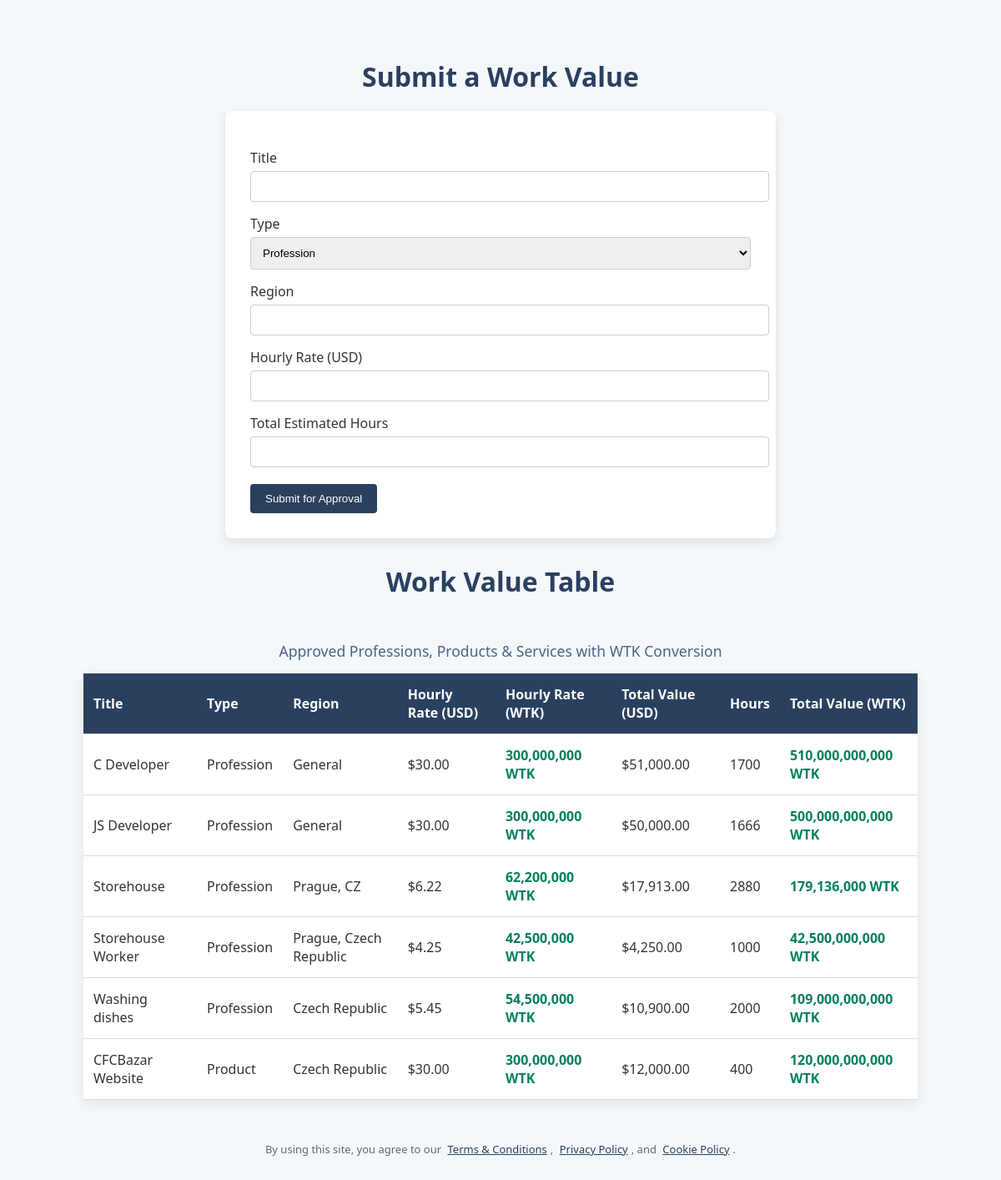
The page /work_value.php on the database its author committed.
### tables this page shows
CREATE TABLE `work_value` (
  `id` int(11) NOT NULL,
  `title` varchar(100) DEFAULT NULL,
  `type` enum('profession','product','service') DEFAULT NULL,
  `hourly_usd` decimal(10,2) DEFAULT NULL,
  `hourly_wtk` bigint(20) DEFAULT NULL,
  `hours` int(11) DEFAULT NULL,
  `total_usd` decimal(12,2) DEFAULT NULL,
  `total_wtk` bigint(20) DEFAULT NULL,
  `status` enum('pending','approved','denied') DEFAULT 'pending',
  `region` varchar(100) DEFAULT ''
);

### work_value.php (the view, shortened to what this page needs)
<?php
require 'config.php';
$query = $conn->query("
    SELECT *
      FROM work_value
     WHERE status = 'approved'
  ORDER BY type, title
");
?>
<!DOCTYPE html>
<html lang="en">
<head>
</head>
<body>
  <h1>Submit a Work Value</h1>
  <div class="container">
    <form method="POST">
      <label for="title">Title</label>
      <input type="text" name="title" id="title" required />
      <label for="type">Type</label>
      <select name="type" id="type" required>
        <option value="profession">Profession</option>
      </select>
      <label for="region">Region</label>
      <input type="text" name="region" id="region" required />
      <label for="hourly_usd">Hourly Rate (USD)</label>
      <input type="number" step="0.01" name="hourly_usd" id="hourly_usd" required />
      <label for="hours">Total Estimated Hours</label>
      <input type="number" name="hours" id="hours" required />
      <button type="submit">Submit for Approval</button>
    </form>
  </div>
  <h1>Work Value Table</h1>
  <table>
    <caption>Approved Professions, Products & Services with WTK Conversion</caption>
    <tr>
      <th>Title</th>
      <th>Type</th>
      <th>Region</th>
      <th>Hourly Rate (USD)</th>
      <th>Hourly Rate (WTK)</th>
      <th>Total Value (USD)</th>
      <th>Hours</th>
      <th>Total Value (WTK)</th>
    </tr>
    <?php while ($row = $query->fetch_assoc()): ?>
    <tr>
      <td><?= htmlspecialchars($row['title']) ?></td>
      <td><?= ucfirst($row['type']) ?></td>
      <td><?= htmlspecialchars($row['region']) ?></td>
      <td>$<?= number_format($row['hourly_usd'], 2) ?></td>
      <td><?= number_format($row['hourly_wtk']) ?> WTK</td>
      <td>$<?= number_format($row['total_usd'],   2) ?></td>
      <td><?= $row['hours'] ?></td>
      <td><?= number_format($row['total_wtk'])  ?> WTK</td>
    </tr>
    <?php endwhile; ?>
  </table>
  <div class="footer">
    By using this site, you agree to our
    <a href="miner/terms.html">Terms & Conditions</a>,
    <a href="miner/privacy.html">Privacy Policy</a>, and
    <a href="miner/cookies.html">Cookie Policy</a>.
  </div>
</body>
</html>

### work_value.php (style rules this page uses)
body { font-family: 'Segoe UI', sans-serif; background: #f5f8fb; color: #333; margin: 0; padding: 40px 20px; }
h1 { color: #2a405f; text-align: center; margin: 30px 0 20px; }
.container { max-width: 600px; margin: auto; background: white; border-radius: 8px; padding: 30px; box-shadow: 0 4px 12px rgba(0,0,0,0.1); }
label { display: block; margin-top: 15px; font-weight: 500; }
input, select { width: 100%; padding: 10px; margin-top: 5px; border-radius: 4px; border: 1px solid #ccc; }
button { margin-top: 20px; padding: 10px 18px; background-color: #2a405f; color: white; border: none; border-radius: 4px; cursor: pointer; }
table { width: 100%; border-collapse: collapse; max-width: 1000px; margin: 50px auto 0; background: white; box-shadow: 0 4px 12px rgba(0,0,0,0.08); }
th, td { padding: 14px 12px; border-bottom: 1px solid #ddd; text-align: left; }
th { background: #2a405f; color: white; font-weight: 600; }
td:nth-child(5), td:nth-child(8) { color: #008060; font-weight: bold; }
caption { margin-bottom: 15px; font-size: 1.1em; font-weight: 500; color: #4a6587; }
.footer { text-align: center; margin-top: 50px; font-size: 13px; color: #666; }
.footer a { color: #2a405f; text-decoration: underline; margin: 0 4px; }

### rows shown on the page
work_value: title "C Developer", type "Profession", region "General", hourly_usd "30.00", hourly_wtk "300,000,000", total_usd "51,000.00", hours "1700", total_wtk "510,000,000,000"
work_value: title "JS Developer", type "Profession", region "General", hourly_usd "30.00", hourly_wtk "300,000,000", total_usd "50,000.00", hours "1666", total_wtk "500,000,000,000"
work_value: title "Storehouse", type "Profession", region "Prague, CZ", hourly_usd "6.22", hourly_wtk "62,200,000", total_usd "17,913.00", hours "2880", total_wtk "179,136,000"
work_value: title "Storehouse Worker", type "Profession", region "Prague, Czech Republic", hourly_usd "4.25", hourly_wtk "42,500,000", total_usd "4,250.00", hours "1000", total_wtk "42,500,000,000"
work_value: title "Washing dishes", type "Profession", region "Czech Republic", hourly_usd "5.45", hourly_wtk "54,500,000", total_usd "10,900.00", hours "2000", total_wtk "109,000,000,000"
work_value: title "CFCBazar Website", type "Product", region "Czech Republic", hourly_usd "30.00", hourly_wtk "300,000,000", total_usd "12,000.00", hours "400", total_wtk "120,000,000,000"
